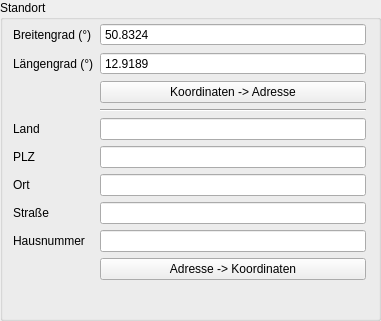
     <widget class="QGroupBox" name="groupBox_Standort">
      <property name="geometry">
       <rect>
        <x>10</x>
        <y>10</y>
        <width>381</width>
        <height>321</height>
       </rect>
      </property>
      <property name="title">
       <string>Standort</string>
      </property>
      <widget class="QWidget" name="formLayoutWidget_2">
       <property name="geometry">
        <rect>
         <x>9</x>
         <y>19</y>
         <width>361</width>
         <height>291</height>
        </rect>
       </property>
       <layout class="QFormLayout" name="formLayout_Standort">
        <property name="sizeConstraint">
         <enum>QLayout::SetDefaultConstraint</enum>
        </property>
        <property name="fieldGrowthPolicy">
         <enum>QFormLayout::AllNonFixedFieldsGrow</enum>
        </property>
        <property name="rowWrapPolicy">
         <enum>QFormLayout::DontWrapRows</enum>
        </property>
        <property name="horizontalSpacing">
         <number>6</number>
        </property>
        <property name="leftMargin">
         <number>4</number>
        </property>
        <property name="topMargin">
         <number>4</number>
        </property>
        <property name="rightMargin">
         <number>4</number>
        </property>
        <property name="bottomMargin">
         <number>4</number>
        </property>
        <item row="0" column="0">
         <widget class="QLabel" name="label_Standort_Breitengrad">
          <property name="text">
           <string>Breitengrad (°)</string>
          </property>
         </widget>
        </item>
        <item row="0" column="1">
         <widget class="QDoubleSpinBox" name="doubleSpinBox_Standort_Breitengrad">
          <property name="toolTip">
           <string>Eingabe Breitengrad (°)</string>
          </property>
          <property name="wrapping">
           <bool>false</bool>
          </property>
          <property name="frame">
           <bool>true</bool>
          </property>
          <property name="buttonSymbols">
           <enum>QAbstractSpinBox::NoButtons</enum>
          </property>
          <property name="keyboardTracking">
           <bool>true</bool>
          </property>
          <property name="decimals">
           <number>4</number>
          </property>
          <property name="minimum">
           <double>-90.000000000000000</double>
          </property>
          <property name="maximum">
           <double>90.000000000000000</double>
          </property>
          <property name="singleStep">
           <double>0.500000000000000</double>
          </property>
          <property name="value">
           <double>50.832400000000000</double>
          </property>
         </widget>
        </item>
        <item row="1" column="0">
         <widget class="QLabel" name="label_Standort_Laengengrad">
          <property name="text">
           <string>Längengrad (°)</string>
          </property>
         </widget>
        </item>
        <item row="1" column="1">
         <widget class="QDoubleSpinBox" name="doubleSpinBox_Standort_Laengengrad">
          <property name="toolTip">
           <string>Eingabe Längengrad (°)</string>
          </property>
          <property name="wrapping">
           <bool>false</bool>
          </property>
          <property name="frame">
           <bool>true</bool>
          </property>
          <property name="buttonSymbols">
           <enum>QAbstractSpinBox::NoButtons</enum>
          </property>
          <property name="keyboardTracking">
           <bool>true</bool>
          </property>
          <property name="decimals">
           <number>4</number>
          </property>
          <property name="minimum">
           <double>-180.000000000000000</double>
          </property>
          <property name="maximum">
           <double>180.000000000000000</double>
          </property>
          <property name="singleStep">
           <double>0.500000000000000</double>
          </property>
          <property name="value">
           <double>12.918900000000001</double>
          </property>
         </widget>
        </item>
        <item row="2" column="1">
         <widget class="QPushButton" name="pushButton_Standort_zuAdresse">
          <property name="toolTip">
           <string>Standortkoordinaten in Adresse umwandeln</string>
          </property>
          <property name="text">
           <string>Koordinaten -&gt; Adresse</string>
          </property>
         </widget>
        </item>
        <item row="4" column="0">
         <widget class="QLabel" name="label_Standort_Land">
          <property name="text">
           <string>Land</string>
          </property>
         </widget>
        </item>
        <item row="4" column="1">
         <widget class="QLineEdit" name="lineEdit_Standort_Land">
          <property name="toolTip">
           <string>Eingabe Land</string>
          </property>
         </widget>
        </item>
        <item row="5" column="0">
         <widget class="QLabel" name="label_Standort_PLZ">
          <property name="text">
           <string>PLZ</string>
          </property>
         </widget>
        </item>
        <item row="5" column="1">
         <widget class="QLineEdit" name="lineEdit_Standort_PLZ">
          <property name="toolTip">
           <string>Eingabe PLZ</string>
          </property>
         </widget>
        </item>
        <item row="6" column="0">
         <widget class="QLabel" name="label_Standort_Ort">
          <property name="text">
           <string>Ort</string>
          </property>
         </widget>
        </item>
        <item row="6" column="1">
         <widget class="QLineEdit" name="lineEdit_Standort_Ort">
          <property name="toolTip">
           <string>Eingabe Ort</string>
          </property>
         </widget>
        </item>
        <item row="7" column="0">
         <widget class="QLabel" name="label_Standort_Strasse">
          <property name="text">
           <string>Straße</string>
          </property>
         </widget>
        </item>
        <item row="7" column="1">
         <widget class="QLineEdit" name="lineEdit_Standort_Strasse">
          <property name="toolTip">
           <string>Eingabe Straße</string>
          </property>
         </widget>
        </item>
        <item row="8" column="0">
         <widget class="QLabel" name="label_Standort_Hausnummer">
          <property name="text">
           <string>Hausnummer</string>
          </property>
         </widget>
        </item>
        <item row="8" column="1">
         <widget class="QLineEdit" name="lineEdit_Standort_Hausnummer">
          <property name="toolTip">
           <string>Eingabe Hausnummer</string>
          </property>
         </widget>
        </item>
        <item row="9" column="1">
         <widget class="QPushButton" name="pushButton_Standort_zuKoordinaten">
          <property name="toolTip">
           <string>Adresse in Standortkoordinaten umwandeln</string>
          </property>
          <property name="text">
           <string>Adresse -&gt; Koordinaten</string>
          </property>
         </widget>
        </item>
        <item row="3" column="1">
         <widget class="Line" name="line">
          <property name="orientation">
           <enum>Qt::Horizontal</enum>
          </property>
         </widget>
        </item>
       </layout>
      </widget>
     </widget>
